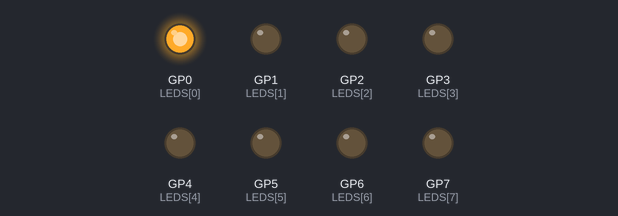
The program below on a simulated Raspberry Pi Pico running CircuitPython. On the bench: output pins drawn as LEDs (lit = HIGH).

Above: at 0.02 s.
At 0.62 s:
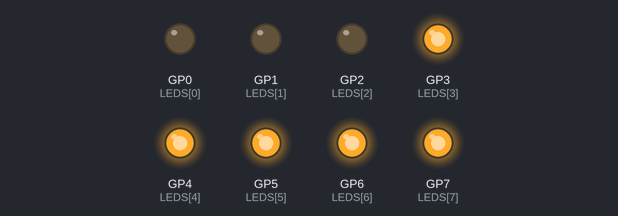
At 1.47 s:
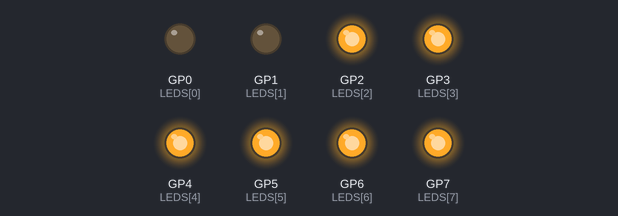
At 2.9 s:
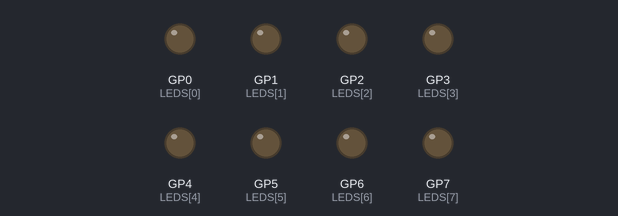
At 7.6 s:
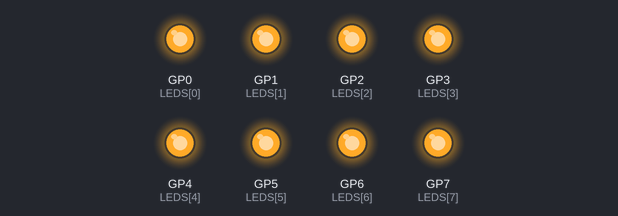
At 12.73 s:
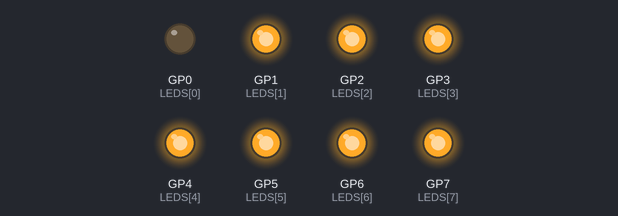
Timing chart, 0 to 13.5 s (numbered marks = the images above):
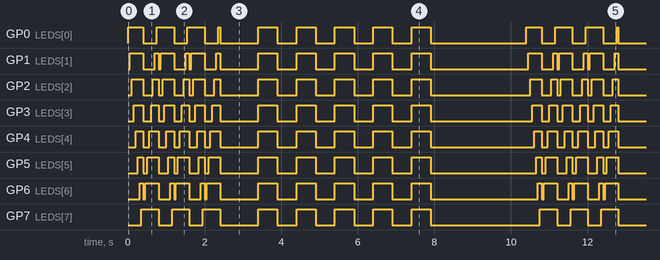

Measured:
- by itself, GP1 (LEDS[1]), GP2 (LEDS[2]), GP3 (LEDS[3]), GP4 (LEDS[4]), GP5 (LEDS[5]), GP6 (LEDS[6]): moves between LOW and HIGH, repeating every 10.4 s
- by itself, GP7 (LEDS[7]): repeats every 10.4 s: 2 × (LOW 0.35 s, HIGH 0.45 s), LOW 1.0 s, 4 × (HIGH 0.50 s, LOW 0.50 s), HIGH 0.50 s, LOW 2.9 s, HIGH 0.45 s
- by itself, everything shown: repeats every 10.4 s, in 59 steps

The program:

03_running_LED.py
```python
"""
Example for Pi Pico W. Running & Blink Light
"""
import time
import board
import digitalio

# LEDs Pinout
L = [0,0,0,0,0,0,0,0]

# To Declare the LEDs as PORT
LEDS = (board.GP0, board.GP1, board.GP2, board.GP3, board.GP4, board.GP5, board.GP6, board.GP7)

for i in range(8):
    L[i] = digitalio.DigitalInOut(LEDS[i])
    L[i].direction = digitalio.Direction.OUTPUT

# Running Light
def running_light():
    for j in range(8):
        L[j].value = True
        time.sleep(0.05)

    for j in range(8):
        L[j].value = False

    for j in reversed(range(8)):
        L[j].value = True
        time.sleep(0.05)

    for j in range(8):
        L[j].value = False

# Blink Light
def blink_light():
    for j in range(8):
        L[j].value = True
    time.sleep(0.5)
    for j in range(8):
        L[j].value = False
    time.sleep(0.5)

# OFF the Light
def off_light():
    for j in range(8):
        L[j].value = False

while True:
    for rl in range(3):
        running_light()    # Running Light
    time.sleep(1)
    off_light()            # OFF Light

    for bl in range(5):
        blink_light()      # Blink Light
    time.sleep(1)
    off_light()            # OFF Light
    time.sleep(1)
```
